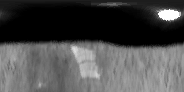
#> input picture Iris_Output/S0001_F_30-left.1.Iris.bmp, 184 x 92 px, given as the content of the folder Dataset/VISA_Iris/VISA_Iris, which was not available
$ jupyter execute --allow-errors old_iris.ipynb   (text cells are left out)
#> lines starting #> are read from the running program, lines starting #| are printed output that depends on the picture; after the words box and inside, x2 and y2 are one past the last pixel; in counts of white or black regions, pixels touching at a corner belong together; long printed decimals are rounded; pictures that were not available may be replaced by others from this repository, and a replacement may not be noted
[cell 1]
# Imports
import cv2
import os
import tensorflow
import math
import pywt
import keras
import matplotlib.pyplot as plot
import matplotlib.image as mpimg
import matplotlib.pyplot as plt
import numpy as np
import glob
import pickle
import shutil
from scipy.interpolate import interp1d
from sklearn.model_selection import train_test_split

# Hough Transform
# Returns (image, radius, success<true>) / (image, image.shape[0], success<false>)


def process_hough(imagepath, image, radius):

    image = cv2.resize(image, (640, 480), interpolation=cv2.INTER_LINEAR)

    image = cv2.cvtColor(image, cv2.COLOR_BGR2GRAY)

    gray = cv2.medianBlur(image, 11)

    edge = cv2.Canny(image, 100, 200)

    ret, _ = cv2.threshold(gray, 0, 255, cv2.THRESH_BINARY + cv2.THRESH_OTSU)


    circles = cv2.HoughCircles(gray, cv2.HOUGH_GRADIENT, 1,


                               50, param1=ret, param2=30, minRadius=20, maxRadius=100)


    try:
        circles = circles[0, :, :]

        circles = np.int16(np.array(circles))

        success = False


        for i in circles[:]:

            image = image[


                i[1] - i[2] - radius: i[1] + i[2] + radius,


                i[0] - i[2] - radius: i[0] + i[2] + radius
                # i[1] - i[2] : i[1] + i[2], i[0] - i[2] : i[0] + i[2]
            ]


            radius = i[2]

        success = True

        return (image, radius, success)


    except:

        image[:] = 255


        print(f"{imagepath} -> No circles (iris) found.")
        success = False
        cv2.imshow("Image", image)
        # Wait for a key press (blocks execution)
        # cv2.waitKey(0)
        return (image, image.shape[0], success)

[cell 2]
# Fix Images
# [11 lines left out: function remove_reflection, not called in this run]

[cell 3]
# Daugman Rubber Sheet Model
# [22 lines left out: function generate_rubber_sheet_model, not called in this run]

[cell 4]
# Parse Iris Dataset
# Returns images(image, image_id, label)
def parse_iris_dataset(keep_reflections):
    # eye_num_2 = 0
    # final_output = []
    # lables = []
#> called with keep_reflections = False
    label = 0
    eye_images = []
    eye_L_images = []
    eye_R_images = []

    base_directory = 'Dataset/VISA_Iris/VISA_Iris'

    for path in glob.iglob(base_directory+'/*'):
        foldername = os.path.basename(path)
        label = foldername
        print('label: ' + label)
        image_id = 1

        # Process Left Eye
        for image_path in glob.iglob(path+'/L/*'):
            eye = '-left'
            image = cv2.imread(image_path)
#> image is the input picture: shape (92, 184, 3); min 0, max 255, mean 75.9

            image_hough_processed = process_hough(
                image_path, image, 50)  # hough transform
#> in process_hough, `image = cv2.resize(image, (640, 480), interpolation=cv2.INTER_LINEAR)`:
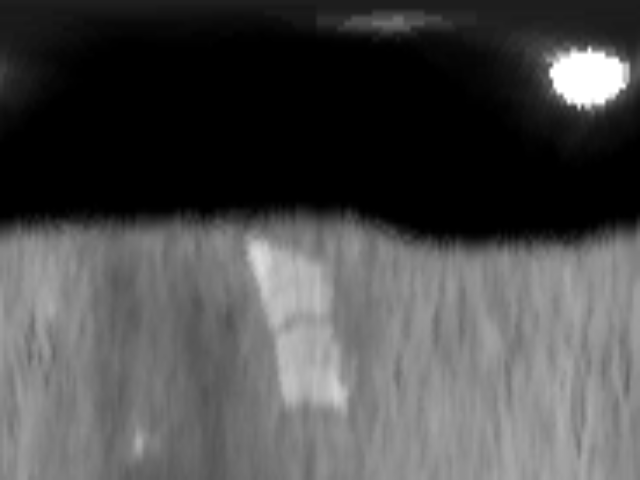
#> image: shape (480, 640, 3); min 0, max 255, mean 75.8
#> in process_hough, `edge = cv2.Canny(image, 100, 200)`:
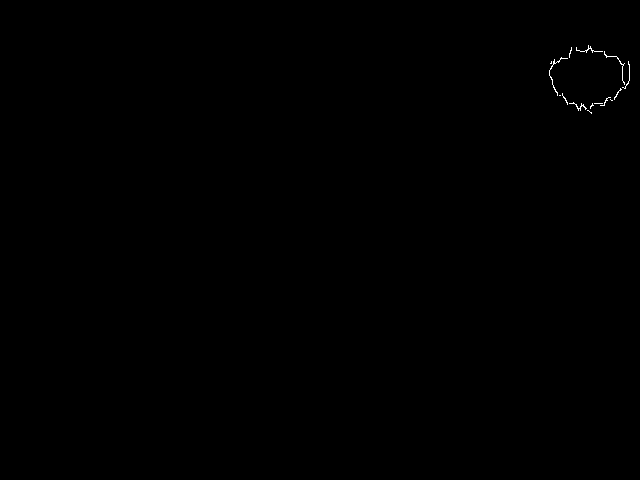
#> edge: shape (480, 640); 0.11% white in thin lines or dots, all inside (x1, y1, x2, y2) = (549, 45, 630, 114)
#> in process_hough, `ret, _ = cv2.threshold(gray, 0, 255, cv2.THRESH_BINARY + cv2.THRESH_OT..`: ret = 71
#> in process_hough, `circles = cv2.HoughCircles(gray, cv2.HOUGH_GRADIENT, 1,    50, param1=..`: circles = None
#> in process_hough, `image[:] = 255`: image: shape (480, 640); every value is 255

            if (keep_reflections):
                image = remove_reflection(image)

            (testimage, x, success) = image_hough_processed
#> x = 480; success = False
            if (success):
                # just left iris
                eye_L_images.append([image_hough_processed, image_id, label])
                eye_images.append([image_hough_processed, image_id, label])
                image_id += 1
            else:
                pass
        print('L eye: ' + str(len(eye_L_images)))

        image_id = 1
        # Process Right Eye
        for image_path in glob.iglob(path+'/R/*'):
            eye = '-right'
            image = cv2.imread(image_path)

            image_hough_processed = process_hough(
                image_path, image, 50)  # hough transform

            if (keep_reflections):
                remove_reflection(image_hough_processed)

            # image = cv2.resize(image, (400, 300))
            (testimage, x, success) = image_hough_processed
            if (success):
                eye_R_images.append([image_hough_processed, image_id, label])
                eye_images.append([image_hough_processed, image_id, label+eye])
                image_id += 1
            else:
                pass
        print('R iris: ' + str(len(eye_R_images)))

        # old code insert here
    print('iris images: ' + str(len(eye_images)))

    return eye_images

[cell 5]
# Proccess to Daugman
from matplotlib import pyplot as plt


def process_images(eye_images):
    for eye_image in eye_images:
        (hough_information, image_id, label) = eye_image
        (image, radius, success) = hough_information
        print(str(image_id) + ': ' + str(success))
        if (success == True and image.size > 0):
            image_daugman = generate_rubber_sheet_model(image)
        else:
            plt.imshow(image)
            # cv2.waitKey(0)
        print("id" + str(image_id))
        print((image_daugman))
        cv2.imwrite(
            f'Iris_Output/{str(label)}.{str(image_id)}.Iris.bmp',
            image_daugman
        )

[cell 6]
keep_reflections = False
eye_images = parse_iris_dataset(keep_reflections)
# [4 lines of commented-out code are left out]
stuff = process_images(eye_images)

[cell 7]
# OBSOLETE - Detect Iris using Iris Cascade
# [65 lines left out: function detect_iris, not called in this run]


#> (the rest of this cell did not finish here and is left out)

[cell 8]
# For Display
from matplotlib import pyplot as plt


def processing(image_path, r):
#> called with r = 60
    success = False
    image = cv2.imread(image_path)
    image = cv2.resize(image, (640, 480), interpolation=cv2.INTER_LINEAR)
    image = cv2.cvtColor(image, cv2.COLOR_BGR2GRAY)
    gray = cv2.medianBlur(image, 11)
    ret, _ = cv2.threshold(gray, 0, 255, cv2.THRESH_BINARY + cv2.THRESH_OTSU)
#> ret = 71
    circles = cv2.HoughCircles(
        gray,
        cv2.HOUGH_GRADIENT,
        1,
        50,
        param1=ret,
        param2=30,
        minRadius=20,
        maxRadius=100,
    )
#> circles = None
    try:
        circles = circles[0, :, :]
        circles = np.int16(np.array(circles))
        for i in circles[:]:
            image = image[
                i[1] - i[2] - r: i[1] + i[2] + r, i[0] - i[2] - r: i[0] + i[2] + r
                # i[1] - i[2] : i[1] + i[2], i[0] - i[2] : i[0] + i[2]
            ]
            radius = i[2]
        success = True
        return image, radius, success
    except:
        image[:] = 255
        print(f"{image_path} -> No circles (iris) found.")
        success = False
        return image, image.shape[0], success


def generate_rubber_sheet_model(img):
    q = np.arange(0.00, np.pi * 2, 0.01)
    inn = np.arange(0, int(img.shape[0] / 2), 1)

    cartisian_image = np.empty(shape=[inn.size, int(img.shape[1]), 3])
    m = interp1d([np.pi * 2, 0], [0, img.shape[1]])

    for r in inn:
        for t in q:
            polarX = int((r * np.cos(t)) + img.shape[1] / 2)
            polarY = int((r * np.sin(t)) + img.shape[0] / 2)
            try:
                cartisian_image[r][int(m(t) - 1)] = img[polarY][polarX]
            except:
                pass

    return cartisian_image.astype("uint8")


def remove_reflection(img):
    ret, mask = cv2.threshold(img, 150, 255, cv2.THRESH_BINARY)
    kernel = np.ones((5, 5), np.uint8)
    dilation = cv2.dilate(mask, kernel, iterations=1)
    dst = cv2.inpaint(img, dilation, 5, cv2.INPAINT_TELEA)
    return dst


def feature_extraction(img):
    features = []
    ccoeffs = pywt.dwt2(img[:, :, 0], 'haar')
    LL, (LH, HL, HH) = ccoeffs
    for coef in [LL, LH, HL, HH]:
        features.append(np.mean(coef))
        features.append(np.std(coef))
        features.append(np.max(coef))
        features.append(np.min(coef))
        features.append(np.median(coef))

    titles = ['Approximation (LL)', 'Horizontal Detail (LH)',
              'Vertical Detail (HL)', 'Diagonal Detail (HH)']
    images = [LL, LH, HL, HH]
    # Plot all DWT coefficients horizontally in a single graph
    plt.figure(figsize=(12, 4))  # Adjust the figure size as needed

    for i, (title, image) in enumerate(zip(titles, images), 1):
        plt.subplot(1, 4, i)  # Arrange subplots in a single row
        plt.imshow(image, cmap='gray')
        plt.title(title)
        plt.axis('off')

    plt.show()

    return features

# Display the original and DWT coefficients


imagepath = "Dataset/VISA_Iris/VISA_Iris/S0001_F_30/R/1.bmp"

# hough
hough_information = processing(imagepath, 60)
(image1, radius, success) = hough_information
#> radius = 480; success = False

# remove reflection
imageN = remove_reflection(image1)

# daugman
sheet = generate_rubber_sheet_model(image1)
#> after the loop in generate_rubber_sheet_model, `for r in inn:`:
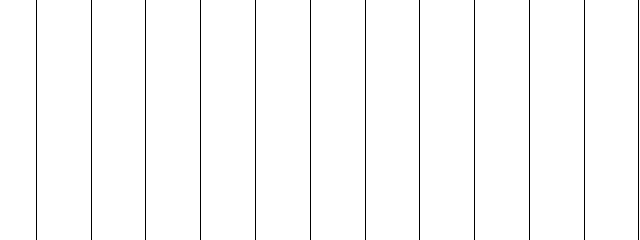
#> cartisian_image: shape (240, 640, 3) float64; 98.1% white; black in thin lines or dots
#> in generate_rubber_sheet_model, `return cartisian_image.astype("uint8")`: returned value: shape (240, 640, 3); 98.1% white; black in thin lines or dots
sheetN = generate_rubber_sheet_model(imageN)
#> after the loop in generate_rubber_sheet_model (call 2), `for r in inn:`: cartisian_image: shape (240, 640, 3) float64; 0.08% of the values are NaN or infinite; the others: min 0, max 7.19e+45, mean 3.97e+43

# dwt reflection
dwt_feature = feature_extraction(sheet)
#> in feature_extraction, `LL, (LH, HL, HH) = ccoeffs`:
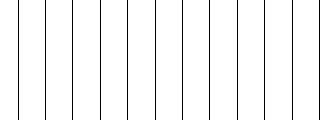
#> LL: shape (120, 320) float64; values 255 (black) and 510 (white), 96.2% white; black in thin lines or dots
#> in feature_extraction, `LL, (LH, HL, HH) = ccoeffs`: LH: shape (120, 320) float64; every value is 0
#> in feature_extraction, `LL, (LH, HL, HH) = ccoeffs`:
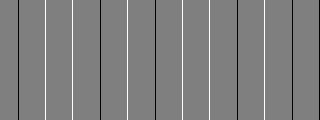
#> HL: shape (120, 320) float64; min -255, max 255, mean 0; drawn with min black and max white
#> the loop in feature_extraction, `for coef in [LL, LH, HL, HH]:` made 4 passes
#> after the loop in feature_extraction, `for coef in [LL, LH, HL, HH]:`: features = [500.4, 48.45, 510, 255, 510, 0, 0, 0, 0, 0, -4.14e-17, 49.38, 255, -255, 0, 0, 0, 0, 0, 0]
#> the loop in feature_extraction, `for i, (title, image) in enumerate(zip(titles, images), 1):` made 4 passes
#> title on passes 1 to 4: 'Approximation (LL)', 'Horizontal Detail (LH)', 'Vertical Detail (HL)', 'Diagonal Detail (HH)'
#> dwt_feature has the same summary as features in feature_extraction

# dwt no reflection
dwt_featureN = feature_extraction(sheetN)
#> the loop in feature_extraction (call 2), `for coef in [LL, LH, HL, HH]:` made 4 passes
#> the loop in feature_extraction (call 2), `for i, (title, image) in enumerate(zip(titles, images), 1):` made 4 passes
#> dwt_featureN has the same summary as features in feature_extraction

print("DWT Features:", dwt_feature)
#| DWT Features: [500.438, 48.446, 510.000, 255.000, 510.000, 0.0, 0.0, 0.0, 0.0, 0.0, -4.144832625267251e-17, 49.381, 255.000, -255.000, 0.0, 0.0, 0.0, 0.0, 0.0, 0.0]
print("DWT Features N:", dwt_featureN)
#| DWT Features N: [500.438, 48.446, 510.000, 255.000, 510.000, 0.0, 0.0, 0.0, 0.0, 0.0, -4.144832625267251e-17, 49.381, 255.000, -255.000, 0.0, 0.0, 0.0, 0.0, 0.0, 0.0]

fig, axes = plot.subplots(1, 2, figsize=(12, 5))
axes[0].imshow(imageN)
axes[0].set_title('Iris Image')
axes[0].axis('off')  # Hide axes for cleaner presentation

axes[1].imshow(sheetN)
axes[1].set_title('Daugman Rubber Sheet')
axes[1].axis('off')

# axes[2].imshow()
# axes[2].set_title('Daugman Rubber Sheet')
# axes[2].axis('off')

plot.tight_layout()
plot.show()

[cell 9]
# test

imagepath = "Dataset/VISA_Iris/VISA_Iris/S0001_F_30/L/2.bmp"
# original_eye = cv2.imread(imagepath)
# cv2.imshow("frame1", original_eye)
eye_image = cv2.imread(imagepath, cv2.IMREAD_GRAYSCALE)
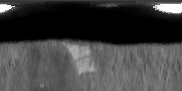
#> input picture Iris_Output/S0001_F_30-left.11.Iris.bmp, 182 x 91 px, given in place of 2.bmp, which was not available
#> eye_image is the input picture: shape (91, 182); min 0, max 255, mean 64.2
# cv2.imshow("frame2", eye_image)


eye_circles = cv2.HoughCircles(
    eye_image, cv2.HOUGH_GRADIENT, 2, 100,  minRadius=90, maxRadius=200)
#> eye_circles = None

if eye_circles is not None:
    circle = eye_circles[0][0]
    iris_coordinates = (circle[0], circle[1])

#> (the rest of this cell did not finish here and is left out)

[cell 10]
def parse_iris_dataset():
    eye_num_2 = 0
    label = 0
    eye_images = []
    eye_L_images = []
    eye_R_images = []
    final_output = []
    lables = []

    base_directory = 'Dataset/VISA_Iris/VISA_Iris'

    for path in glob.iglob(base_directory+'/*'):
        foldername = os.path.basename(path)
        label = foldername
        print('label: ' + label)
        image_id = 0

        for image_path in glob.iglob(path+'/L/*'):
            image = cv2.imread(image_path, cv2.IMREAD_GRAYSCALE)
            # image = cv2.cvtColor(image, cv2.COLOR_BGR2GRAY)
            image = cv2.resize(image, (400, 300))
            eye_L_images.append([image, image_id, label])  # just left iris
            eye_images.append([image, image_id, label])
            image_id += 1
        print('L eye: ' + str(len(eye_L_images)))

        for image_path in glob.iglob(path+'/R/*'):
            image = cv2.imread(image_path, cv2.IMREAD_GRAYSCALE)
            # image = cv2.cvtColor(image, cv2.COLOR_BGR2GRAY)
            image = cv2.resize(image, (400, 300))
            eye_R_images.append([image, image_id, label])  # just right iris
            eye_images.append([image, image_id, label])
            image_id += 1
        print('R iris: ' + str(len(eye_R_images)))

    print('iris images: ' + str(len(eye_images)))
    return eye_images

[cell 11]
def iris_detection(eye_images, display):
    eye_num_2 = 0
    eyes_num = 0
    # explain how this works in presentation
    eye_cascade = cv2.CascadeClassifier('haarcascade_eye.xml')
    for eye_image in eye_images:
        (image, image_id, label) = eye_image
        image_id += 1
        eyes = eye_cascade.detectMultiScale(image, 1.1, 0)

        if len(eyes) > 1:  # idk what is happening
            eyes_num = eyes_num + 1
            maxium_area = -3

        for (x, y, width, height) in eyes:
            area = width * height

            if area > maxium_area:
                maxium_area = area
                maxium_width = width
                point_x = x
                point_y = y
                maxium_height = height
        # [25 lines of commented-out code are left out]

        image_unboxed = image.copy()

        image_cropped = image_unboxed[point_y:point_y + maxium_height,
                                      point_x:point_x + maxium_width,]

        image_boxed = cv2.rectangle(
            image,
            (point_x, point_y),
            (point_x+maxium_width, maxium_height),
            (255, 0, 0),
            2,
        )

        cv2.imwrite(
            'Processed/'+str(label) + '.' + str(image_id) + '.Iris' + '.bmp',
            image_cropped
        )
    if (display):
        fig, axes = plot.subplots(1, 3, figsize=(12, 5))

        axes[0].imshow(image_unboxed)
        axes[0].set_title('Original Image')
        axes[0].axis('off')  # Hide axes for cleaner presentation

        axes[1].imshow(image_boxed)
        axes[1].set_title('Haar Iris Cascade Classifier Detection')
        axes[1].axis('off')

        axes[2].imshow(image_cropped)
        axes[2].set_title('Cropped Eye')
        axes[2].axis('off')

        plot.tight_layout()
        plot.show()

    print("total_eyes_found = ", eyes_num)
    print("total_eyes_found 2 = ", eye_num_2)
    print("total images: ", len(eye_images))

[cell 12]
eye_images = parse_iris_dataset()
#| L eye: 1
#| R iris: 1
#| iris images: 2
#> eye_images = 2 items
# param 2 is for display (1 = display, 0 = don't display)
#> (the rest of this cell did not finish here and is left out)

#> the loop in iris_detection, `for eye_image in eye_images:` made 1 pass
#> (image_id, label, eyes) on pass 1: (1, 'S0001_F_30-left.1.Iris.bmp', [[214, 147, 122, 122]])
#> after the loop in iris_detection, `for eye_image in eye_images:`: eyes_num = 0
